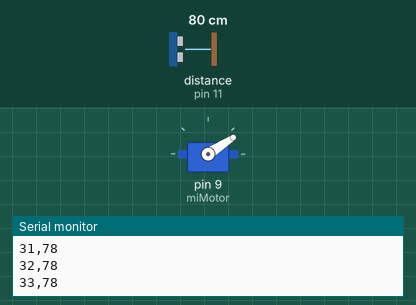
Simulated run of this sketch. Board: Arduino Uno, built with avr-gcc and run on an emulated ATmega328P. On the bench: servo, the last lines printed to the serial monitor. Wiring (inferred from the names in the program): ultrasonic range finder: trigger pin 10; echo pin 11. Inputs (shaded band) come from the test bench; at power-on: distance to the obstacle (sensor on pin 11) 80 cm. The echo pulse lasts 58.3 µs per cm.

Above: at 1.2 s.
1.3 s: distance to the obstacle (sensor on pin 11) set to 2 cm
At 2.1 s:
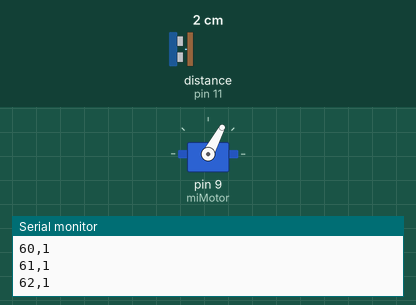
4.3 s: distance to the obstacle (sensor on pin 11) set to 60 cm
At 5.9 s:
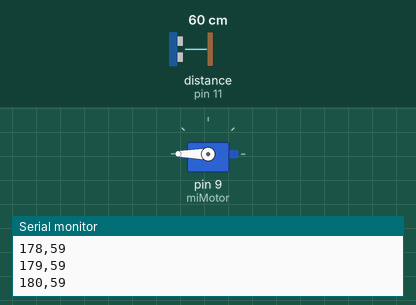
7.3 s: distance to the obstacle (sensor on pin 11) set to 120 cm
At 12.61 s:
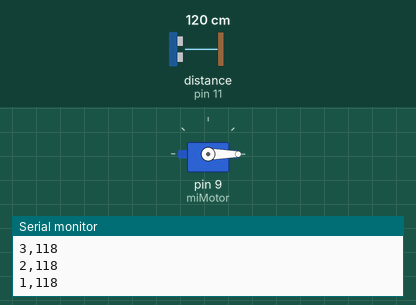
Timing chart, 0 to 19.3 s (numbered marks = the images above; inputs shaded):
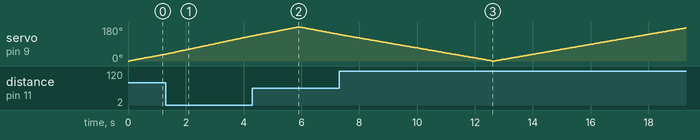

The sketch:

03_hardware_integration_raw.ino
```cpp
#include <Servo.h>

// 1. HEADER & SETUP
// Servo object definition
Servo miMotor;

// Define the pins for the ultrasonic sensor
const int trigPin = 10;
const int echoPin = 11;

// Variables to store the time duration and the calculated distance
long duration;
long distance;

void setup() {
  // Initialize servo on pin 9
  miMotor.attach(9);

  // Configure sensor pins
  pinMode(trigPin, OUTPUT);
  pinMode(echoPin, INPUT);

  // Initialize the Serial Monitor at 9600 baud rate
  Serial.begin(9600);
}

// 2. THE CHOREOGRAPHY
void loop() {
  int i;

  // First loop: sweep from 0 to 180 degrees
  for(i = 0; i <= 180; i++) {
    // Tell the motor to go to the current degree
    miMotor.write(i);

    // Clear the Trig pin first to ensure a clean pulse
    digitalWrite(trigPin, LOW);
    delayMicroseconds(2);

    // Send a 10-microsecond HIGH pulse to trigger the sensor
    digitalWrite(trigPin, HIGH);
    delayMicroseconds(10);
    digitalWrite(trigPin, LOW);

    // Wait for the echo and get the time in microseconds
    duration = pulseIn(echoPin, HIGH);

    // Calculate the distance mathematically
    distance = duration * 0.034 / 2;

    // 3. DATA FORMATTING
    // Send the formatted data strictly as "Angle,Distance" for Python
    Serial.print(i);
    Serial.print(",");
    Serial.println(distance);

    // 4. TIMING ADJUSTMENT
    // Give time for the motor to move and sound waves to dissipate
    delay(30);
  }

  // Second loop: sweep from 180 to 0 degrees (return)
  for(i = 180; i >= 0; i--) {
    // Tell the motor to go to the current degree
    miMotor.write(i);

    // Clear the Trig pin first to ensure a clean pulse
    digitalWrite(trigPin, LOW);
    delayMicroseconds(2);

    // Send a 10-microsecond HIGH pulse to trigger the sensor
    digitalWrite(trigPin, HIGH);
    delayMicroseconds(10);
    digitalWrite(trigPin, LOW);

    // Wait for the echo and get the time in microseconds
    duration = pulseIn(echoPin, HIGH);

    // Calculate the distance mathematically
    distance = duration * 0.034 / 2;

    // 3. DATA FORMATTING
    // Send the formatted data strictly as "Angle,Distance" for Python
    Serial.print(i);
    Serial.print(",");
    Serial.println(distance);

    // 4. TIMING ADJUSTMENT
    // Give time for the motor to move and sound waves to dissipate
    delay(30);
  }
}
```
